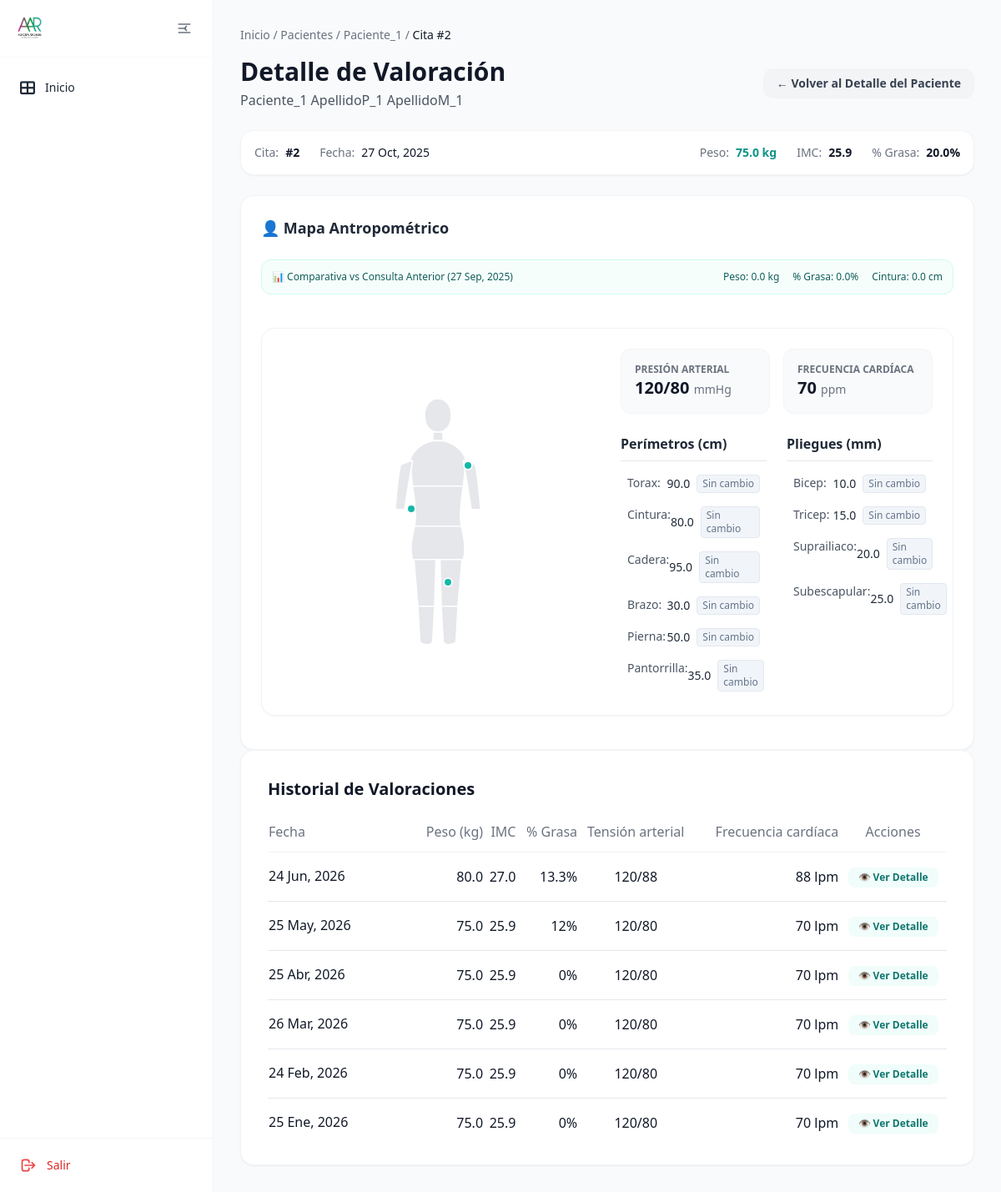
/valoraciones/valoraciones/2, run on the app's committed database.
### tables this page shows
CREATE TABLE pacientes (
    id INTEGER PRIMARY KEY AUTOINCREMENT,
    nombre TEXT NOT NULL,
    apellido_paterno TEXT NOT NULL,
    apellido_materno TEXT NOT NULL,
    genero TEXT NOT NULL CHECK (genero IN ('hombre', 'mujer')),
    fecha_nacimiento DATE NOT NULL,
    telefono TEXT NOT NULL,
    correo TEXT UNIQUE NOT NULL,
    ciudad TEXT NOT NULL,
    fecha_registro TIMESTAMP DEFAULT CURRENT_TIMESTAMP,
    status TEXT NOT NULL DEFAULT 'activo' CHECK (status IN ('activo', 'inactivo'))
);

CREATE TABLE valoracion_antropometrica (
    id INTEGER PRIMARY KEY AUTOINCREMENT,
    paciente_id INTEGER NOT NULL,
    numero_cita INTEGER NOT NULL,
    fecha DATE NOT NULL,
    estatura FLOAT NOT NULL,
    peso FLOAT NOT NULL,
    imc FLOAT NOT NULL,
    grasa FLOAT NOT NULL,
    cintura FLOAT NOT NULL,
    torax FLOAT NOT NULL,
    brazo FLOAT NOT NULL,
    cadera FLOAT NOT NULL,
    pierna FLOAT NOT NULL,
    pantorrilla FLOAT NOT NULL,
    tension_arterial TEXT NOT NULL,
    frecuencia_cardiaca INTEGER NOT NULL,
    bicep FLOAT NOT NULL,
    tricep FLOAT NOT NULL,
    suprailiaco FLOAT NOT NULL,
    subescapular FLOAT NOT NULL,
    femoral FLOAT,
    porcentaje_grasa TEXT NOT NULL,
    --porcentaje_grasa_fem FLOAT NOT NULL,
    ultima_dieta TEXT,
    FOREIGN KEY (paciente_id) REFERENCES pacientes (id)
);

### app/controllers/valoracion_antropometrica.py (the view)
@valoracion.route('/valoraciones/<int:valoracion_id>')
def detalle_valoracion(valoracion_id):
    valoracion = ValoracionAntropometrica.obtener_por_id(valoracion_id)
    if not valoracion:
        flash('Valoración no encontrada', 'error')
        return redirect(url_for('valoracion.todas_valoraciones'))
    paciente = Paciente.obtener_por_id(valoracion['paciente_id'])
    historial_valoraciones = ValoracionAntropometrica.obtener_por_paciente(valoracion['paciente_id'])
    valoracion_anterior = None
    for i, v in enumerate(historial_valoraciones):
        if v['id'] == valoracion_id and i + 1 < len(historial_valoraciones):
            valoracion_anterior = historial_valoraciones[i + 1]
            break
    return render_template('valoraciones/detalle_valoracion.html',
                            valoracion=valoracion,
                            valoracion_anterior=valoracion_anterior,
                            paciente=paciente,
                            historial_valoraciones=historial_valoraciones)

### app/templates/valoraciones/detalle_valoracion.html (shortened to what this page needs)
{% extends "base/base.html" %}
{% block content %}
<div class="max-w-8xl mx-auto">
    <nav class="text-sm text-gray-500 mb-4">
        <a href="/" class="hover:text-teal-600">Inicio</a> /
        <a href="{{ url_for('pacientes.lista_pacientes_activos') }}" class="hover:text-teal-600">Pacientes</a> /
        <a href="{{ url_for('pacientes.detalle_paciente', id=paciente['id']) }}" class="hover:text-teal-600">{{ paciente['nombre'] }}</a> /
        <span class="text-gray-900 font-medium">Cita #{{ valoracion['numero_cita'] }}</span>
    </nav>
    <div class="mb-6 flex items-center justify-between">
        <div>
            <h1 class="text-3xl font-bold text-gray-900">Detalle de Valoración</h1>
            <p class="text-gray-600 mt-1">{{ paciente['nombre'] }} {{ paciente['apellido_paterno'] }} {{ paciente['apellido_materno'] }}</p>
        </div>
        <a href="{{ url_for('pacientes.detalle_paciente', id=paciente['id']) }}" class="inline-flex items-center gap-2 px-4 py-2 bg-gray-100 hover:bg-gray-200 text-gray-700 text-sm font-semibold rounded-xl transition-colors">
            ← Volver al Detalle del Paciente
        </a>
    </div>
    {% include 'valoraciones/partials/_info_general.html' %}
    {% include 'valoraciones/partials/_mapa_antropometrico.html' %}
    {% include 'valoraciones/partials/_historial_valoraciones.html' %}
</div>
{% endblock %}

### app/templates/valoraciones/partials/_info_general.html
<div class="bg-white p-4 rounded-2xl border border-gray-100 shadow-sm flex flex-wrap items-center justify-between gap-4 mb-6 text-sm">
    <div class="flex items-center gap-6">
        <div class="flex items-center gap-2">
            <span class="text-gray-500">Cita:</span>
            <span class="font-bold text-gray-900">#{{ valoracion['numero_cita'] }}</span>
        </div>
        <div class="flex items-center gap-2">
            <span class="text-gray-500">Fecha:</span>
            <span class="font-medium text-gray-900">{{ valoracion['fecha']|format_date }}</span>
        </div>
    </div>
    <div class="flex items-center gap-6">
        <div class="flex items-center gap-2">
            <span class="text-gray-500">Peso:</span>
            <span class="font-bold text-teal-600">{{ valoracion['peso'] }} kg</span>
        </div>
        <div class="flex items-center gap-2">
            <span class="text-gray-500">IMC:</span>
            <span class="font-bold text-gray-900">{{ valoracion['imc'] }}</span>
        </div>
        <div class="flex items-center gap-2">
            <span class="text-gray-500">% Grasa:</span>
            <span class="font-bold text-gray-900">{{ valoracion['grasa'] }}%</span>
        </div>
    </div>
</div>

### app/templates/valoraciones/partials/_mapa_antropometrico.html
<div class="bg-white p-6 rounded-2xl border border-gray-100 shadow-sm space-y-6"
     x-data="{
        ultima_valoracion: {{ dict(valoracion)|tojson }},
        valoracion_anterior: {{ dict(valoracion_anterior)|tojson if valoracion_anterior else 'null' }}
     }">
    <h3 class="font-bold text-gray-800 text-lg flex items-center gap-2">
        👤 Mapa Antropométrico
    </h3>
    {% if valoracion_anterior %}
    <div class="bg-teal-50/60 p-3 rounded-xl border border-teal-100 flex items-center justify-between text-xs text-teal-800 font-medium">
        <span>📊 Comparativa vs Consulta Anterior ({{ valoracion_anterior.fecha|format_date }})</span>
        <div class="flex gap-4">
            <span>Peso: {{ (valoracion.peso|float - valoracion_anterior.peso|float)|round(1) }} kg</span>
            <span>% Grasa: {{ (valoracion.porcentaje_grasa|float - valoracion_anterior.porcentaje_grasa|float)|round(1) }}%</span>
            <span>Cintura: {{ (valoracion.cintura|float - valoracion_anterior.cintura|float)|round(1) }} cm</span>
        </div>
    </div>
    {% endif %}
    <div class="w-full flex justify-center items-center py-4">
        <div class="relative w-full max-w-auto">
            {% with ultima_valoracion=valoracion, valoracion_anterior=valoracion_anterior %}
                {% include 'components/body_map.html' %}
            {% endwith %}
        </div>
    </div>
</div>

### app/templates/components/body_map.html (shortened to what this page needs)
<div x-data="{
    hovered: null,
    getDiff(current, previous) {
        if (previous === undefined || previous === null || current === undefined || current === null) return 'Sin datos';
        const diff = (current - previous);
        if (Math.abs(diff) < 0.01) return 'Sin cambios';
        return diff > 0 ? `↑ ${diff.toFixed(1)}` : `↓ ${Math.abs(diff).toFixed(1)}`;
    },
    getDiffClass(current, previous) {
        if (previous === undefined || previous === null || current === undefined || current === null) return 'text-gray-500';
        const diff = current - previous;
        if (Math.abs(diff) < 0.01) return 'bg-slate-100 text-slate-500 border border-slate-200 px-1.5 py-0.5 rounded text-xs font-normal';
        return diff < 0
            ? 'bg-teal-50 text-teal-700 border border-teal-200 px-1.5 py-0.5 rounded text-xs font-medium'
            : 'bg-amber-50 text-amber-700 border border-amber-200 px-1.5 py-0.5 rounded text-xs font-medium';
    }
}" class="bg-white p-6 rounded-2xl shadow-sm border border-gray-100">
    <div class="flex flex-col lg:flex-row gap-8">
        <div class="relative w-full lg:w-1/2 flex justify-center items-center">
        </div>
        <div class="w-full lg:w-1/2 space-y-6">
            <div class="grid grid-cols-2 gap-4">
                <div class="p-4 bg-gray-50 rounded-xl border border-gray-100">
                    <p class="text-xs text-gray-500 uppercase font-semibold">Presión Arterial</p>
                    <p class="text-xl font-bold text-gray-900">{{ ultima_valoracion.tension_arterial or 'N/A' }} <span class="text-sm font-normal text-gray-500">mmHg</span></p>
                </div>
                <div class="p-4 bg-gray-50 rounded-xl border border-gray-100">
                    <p class="text-xs text-gray-500 uppercase font-semibold">Frecuencia Cardíaca</p>
                    <p class="text-xl font-bold text-gray-900">{{ ultima_valoracion.frecuencia_cardiaca or 'N/A' }} <span class="text-sm font-normal text-gray-500">ppm</span></p>
                </div>
            </div>
            <div class="grid grid-cols-1 md:grid-cols-2 gap-6">
                <div>
                    <h3 class="font-bold text-gray-800 mb-3 border-b pb-2">Perímetros (cm)</h3>
                    <ul class="space-y-2 text-sm">
                        {% for campo in ['torax', 'cintura', 'cadera', 'brazo', 'pierna', 'pantorrilla'] %}
                        <li @mouseover="hovered = '{{ campo }}'" @mouseleave="hovered = null"
                            :class="hovered === '{{ campo }}' ? 'bg-teal-50/80 text-teal-900 font-semibold scale-[1.02] shadow-sm px-2 py-1 rounded-lg border-l-4 border-teal-500' : 'px-2 py-1 transition-all duration-200'"
                            class="flex justify-between cursor-pointer">
                            <span class="capitalize text-gray-600">{{ campo }}:</span>
                            <span class="font-medium flex items-center gap-2">
                                {{ ultima_valoracion[campo] or 'N/A' }}
                                {% if valoracion_anterior and ultima_valoracion[campo] is not none and valoracion_anterior[campo] is not none %}
                                    {% set diff = ultima_valoracion[campo] - valoracion_anterior[campo] %}
                                    {% if diff|abs >= 0.01 %}
                                        <span class="{{ 'bg-teal-50 text-teal-700 border border-teal-200' if diff < 0 else 'bg-amber-50 text-amber-700 border border-amber-200' }} px-1.5 py-0.5 rounded text-xs font-medium">
                                            {{ '↓' if diff < 0 else '↑' }} {{ diff|abs|round(1) }}
                                        </span>
                                    {% else %}
                                        <span class="bg-slate-100 text-slate-500 border border-slate-200 px-1.5 py-0.5 rounded text-xs font-normal">Sin cambio</span>
                                    {% endif %}
                                {% endif %}
                            </span>
                        </li>
                        {% endfor %}
                    </ul>
                </div>
                <div>
                    <h3 class="font-bold text-gray-800 mb-3 border-b pb-2">Pliegues (mm)</h3>
                    <ul class="space-y-2 text-sm">
                        {% for campo in ['bicep', 'tricep', 'suprailiaco', 'subescapular', 'femoral'] %}
                        {% if campo != 'femoral' or paciente.sexo == 'Femenino' or ultima_valoracion.femoral %}
                        <li @mouseover="hovered = '{{ campo }}'" @mouseleave="hovered = null"
                            :class="hovered === '{{ campo }}' ? 'bg-teal-50/80 text-teal-900 font-semibold scale-[1.02] shadow-sm px-2 py-1 rounded-lg border-l-4 border-teal-500' : 'px-2 py-1 transition-all duration-200'"
                            class="flex justify-between cursor-pointer">
                            <span class="capitalize text-gray-600">{{ campo }}:</span>
                            <span class="font-medium flex items-center gap-2">
                                {{ ultima_valoracion[campo] or 'N/A' }}
                                {% if valoracion_anterior and ultima_valoracion[campo] is not none and valoracion_anterior[campo] is not none %}
                                    {% set diff = ultima_valoracion[campo] - valoracion_anterior[campo] %}
                                    {% if diff|abs >= 0.01 %}
                                        <span class="{{ 'bg-teal-50 text-teal-700 border border-teal-200' if diff < 0 else 'bg-amber-50 text-amber-700 border border-amber-200' }} px-1.5 py-0.5 rounded text-xs font-medium">
                                            {{ '↓' if diff < 0 else '↑' }} {{ diff|abs|round(1) }}
                                        </span>
                                    {% else %}
                                        <span class="bg-slate-100 text-slate-500 border border-slate-200 px-1.5 py-0.5 rounded text-xs font-normal">Sin cambio</span>
                                    {% endif %}
                                {% endif %}
                            </span>
                        </li>
                        {% endif %}
                        {% endfor %}
                    </ul>
                </div>
            </div>
        </div>
    </div>
</div>

### app/templates/valoraciones/partials/_historial_valoraciones.html (shortened to what this page needs)
<div class="bg-white p-8 rounded-2xl shadow-sm border border-gray-100">
    <h3 class="text-xl font-semibold text-gray-900 mb-6">Historial de Valoraciones</h3>
    <div class="overflow-x-auto max-h-[380px] overflow-y-auto custom-scrollbar">
        <table class="w-full text-left border-collapse">
            <thead class="sticky top-0 bg-white z-10 border-b border-gray-100">
                <tr class="text-gray-500">
                    <th class="pb-3 font-medium">Fecha</th>
                    <th class="pb-3 font-medium text-right">Peso (kg)</th>
                    <th class="pb-3 font-medium text-right">IMC</th>
                    <th class="pb-3 font-medium text-right">% Grasa</th>
                    <th class="pb-3 font-medium text-center">Tensión arterial</th>
                    <th class="pb-3 font-medium text-right">Frecuencia cardíaca</th>
                    <th class="pb-3 font-medium text-center">Acciones</th>
                </tr>
            </thead>
            <tbody class="divide-y">
                {% for val in historial_valoraciones %}
                <tr class="{{ 'bg-teal-50/60 font-medium' if val['id'] == valoracion['id'] else 'hover:bg-gray-50' }} transition">
                    <td class="py-4 text-gray-900 flex items-center gap-2">
                        {{ val['fecha']|format_date }}
                    </td>
                    <td class="py-4 text-gray-900 text-right">{{ val['peso'] }}</td>
                    <td class="py-4 text-gray-900 text-right">{{ val['imc'] }}</td>
                    <td class="py-4 text-gray-900 text-right max-w-[120px] truncate">{{ val['porcentaje_grasa'] }}%</td>
                    <td class="py-4 text-gray-900 text-center">{{ val['tension_arterial'] }}</td>
                    <td class="py-4 text-gray-900 text-right">{{ val['frecuencia_cardiaca'] }} lpm</td>
                    <td class="py-4 text-center">
                        {% if val['id'] == valoracion['id'] %}
                            <span class="text-xs text-gray-400 font-normal">Mostrando</span>
                        {% else %}
                            <a href="{{ url_for('valoracion.detalle_valoracion', valoracion_id=val['id']) }}"
                                class="inline-flex items-center gap-1 text-teal-700 bg-teal-50 hover:bg-teal-100 px-3 py-1 rounded-lg text-xs font-semibold transition-colors"> 👁️ Ver Detalle </a>
                        {% endif %}
                    </td>
                </tr>
                {% endfor %}
            </tbody>
        </table>
    </div>
</div>

### data on the page
pacientes: nombre "Paciente_1", apellido_paterno "ApellidoP_1", apellido_materno "ApellidoM_1"
valoracion_antropometrica: numero_cita "2", fecha "27 Oct, 2025", peso "75.0", imc "25.9", grasa "20.0", peso.peso "0.0", porcentaje_grasa.porcentaje_grasa "0.0", cintura.cintura "0.0", tension_arterial "120/80", frecuencia_cardiaca "70", torax "90.0" "80.0" "95.0" "30.0" "50.0" "35.0", bicep "10.0" "15.0" "20.0" "25.0"
valoracion_antropometrica: fecha "27 Sep, 2025"
valoracion_antropometrica: fecha "24 Jun, 2026", peso "80.0", imc "27.0", porcentaje_grasa "13.3", tension_arterial "120/88", frecuencia_cardiaca "88"
valoracion_antropometrica: fecha "25 May, 2026", peso "75.0", imc "25.9", porcentaje_grasa "12", tension_arterial "120/80", frecuencia_cardiaca "70"
valoracion_antropometrica: fecha "25 Abr, 2026", peso "75.0", imc "25.9", porcentaje_grasa "0", tension_arterial "120/80", frecuencia_cardiaca "70"
valoracion_antropometrica: fecha "26 Mar, 2026", peso "75.0", imc "25.9", porcentaje_grasa "0", tension_arterial "120/80", frecuencia_cardiaca "70"
valoracion_antropometrica: fecha "24 Feb, 2026", peso "75.0", imc "25.9", porcentaje_grasa "0", tension_arterial "120/80", frecuencia_cardiaca "70"
valoracion_antropometrica: fecha "25 Ene, 2026", peso "75.0", imc "25.9", porcentaje_grasa "0", tension_arterial "120/80", frecuencia_cardiaca "70"

### other printed values
{{ campo }} "Torax" "Cintura" "Cadera" "Brazo" "Pierna" "Pantorrilla"
{{ campo }} "Bicep" "Tricep" "Suprailiaco" "Subescapular"
